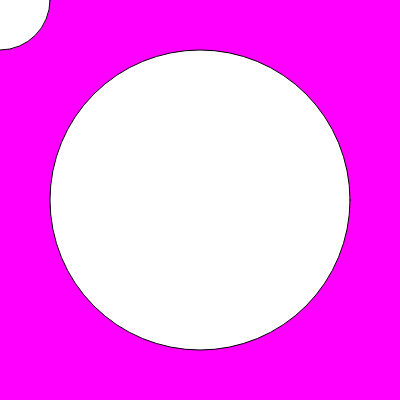
Frame 1 (no input)
Frame 60 (no input): identical to frame 1, image omitted
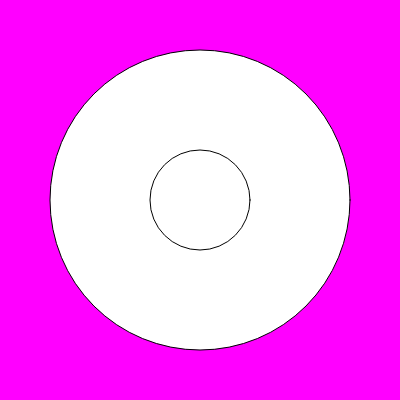
Frame 120 (the mouse pressed at the canvas centre since frame 60)

The p5.js sketch that drew these frames (run headless with seeded random() and noise() and a simulated clock; from frame 60 on, the mouse is pressed at the canvas centre):

// p5.js sketch
// ── sketch.js
function setup() {
  createCanvas(400, 400);
}

function draw() {
  background(255, 0, 255);
  ellipse(width/2, width/2, 300, 300);
  ellipse(mouseX, mouseY, 100, 100);
}
